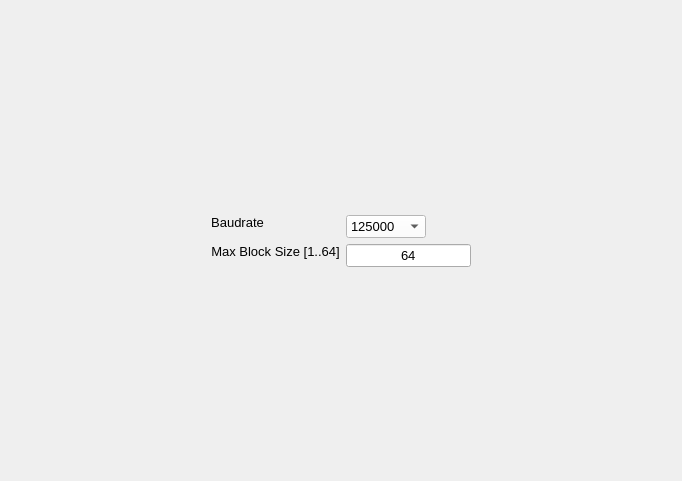
     <widget class="QWidget" name="CANOPEN_0">
      <attribute name="title">
       <string>CANOPEN 0</string>
      </attribute>
      <layout class="QGridLayout" name="gridLayout_4">
       <item row="0" column="1">
        <spacer name="verticalSpacer_19">
         <property name="orientation">
          <enum>Qt::Vertical</enum>
         </property>
         <property name="sizeHint" stdset="0">
          <size>
           <width>20</width>
           <height>204</height>
          </size>
         </property>
        </spacer>
       </item>
       <item row="1" column="0">
        <spacer name="horizontalSpacer_31">
         <property name="orientation">
          <enum>Qt::Horizontal</enum>
         </property>
         <property name="sizeHint" stdset="0">
          <size>
           <width>200</width>
           <height>20</height>
          </size>
         </property>
        </spacer>
       </item>
       <item row="1" column="1">
        <layout class="QFormLayout" name="formLayout">
         <item row="0" column="0">
          <widget class="QLabel" name="label_Baudrate_CANOPEN_0">
           <property name="sizePolicy">
            <sizepolicy hsizetype="Fixed" vsizetype="Fixed">
             <horstretch>0</horstretch>
             <verstretch>0</verstretch>
            </sizepolicy>
           </property>
           <property name="font">
            <font>
             <pointsize>10</pointsize>
            </font>
           </property>
           <property name="text">
            <string>Baudrate</string>
           </property>
           <property name="alignment">
            <set>Qt::AlignCenter</set>
           </property>
           <property name="buddy">
            <cstring>comboBox_Baudrate_CANOPEN_0</cstring>
           </property>
          </widget>
         </item>
         <item row="0" column="1">
          <widget class="QComboBox" name="comboBox_Baudrate_CANOPEN_0">
           <property name="sizePolicy">
            <sizepolicy hsizetype="Fixed" vsizetype="Fixed">
             <horstretch>0</horstretch>
             <verstretch>0</verstretch>
            </sizepolicy>
           </property>
           <property name="minimumSize">
            <size>
             <width>80</width>
             <height>0</height>
            </size>
           </property>
           <property name="font">
            <font>
             <pointsize>10</pointsize>
            </font>
           </property>
           <property name="focusPolicy">
            <enum>Qt::WheelFocus</enum>
           </property>
           <property name="styleSheet">
            <string notr="true">background-color: rgb(255, 255, 255);</string>
           </property>
           <property name="currentIndex">
            <number>0</number>
           </property>
           <item>
            <property name="text">
             <string>125000</string>
            </property>
           </item>
          </widget>
         </item>
         <item row="1" column="0">
          <widget class="QLabel" name="label_MaxBlockSize_CANOPEN_0">
           <property name="sizePolicy">
            <sizepolicy hsizetype="Fixed" vsizetype="Fixed">
             <horstretch>0</horstretch>
             <verstretch>0</verstretch>
            </sizepolicy>
           </property>
           <property name="font">
            <font>
             <pointsize>10</pointsize>
            </font>
           </property>
           <property name="text">
            <string>Max Block Size [1..64]</string>
           </property>
           <property name="alignment">
            <set>Qt::AlignCenter</set>
           </property>
           <property name="buddy">
            <cstring>lineEdit_MaxBlockSize_CANOPEN_0</cstring>
           </property>
          </widget>
         </item>
         <item row="1" column="1">
          <widget class="QLineEdit" name="lineEdit_MaxBlockSize_CANOPEN_0">
           <property name="sizePolicy">
            <sizepolicy hsizetype="Preferred" vsizetype="Fixed">
             <horstretch>0</horstretch>
             <verstretch>0</verstretch>
            </sizepolicy>
           </property>
           <property name="font">
            <font>
             <family>MS Shell Dlg 2</family>
             <pointsize>10</pointsize>
             <weight>50</weight>
             <italic>false</italic>
             <bold>false</bold>
            </font>
           </property>
           <property name="focusPolicy">
            <enum>Qt::StrongFocus</enum>
           </property>
           <property name="text">
            <string>64</string>
           </property>
           <property name="alignment">
            <set>Qt::AlignCenter</set>
           </property>
          </widget>
         </item>
        </layout>
       </item>
       <item row="1" column="2">
        <spacer name="horizontalSpacer_32">
         <property name="orientation">
          <enum>Qt::Horizontal</enum>
         </property>
         <property name="sizeHint" stdset="0">
          <size>
           <width>200</width>
           <height>20</height>
          </size>
         </property>
        </spacer>
       </item>
       <item row="2" column="1">
        <spacer name="verticalSpacer_18">
         <property name="orientation">
          <enum>Qt::Vertical</enum>
         </property>
         <property name="sizeHint" stdset="0">
          <size>
           <width>20</width>
           <height>203</height>
          </size>
         </property>
        </spacer>
       </item>
      </layout>
     </widget>
